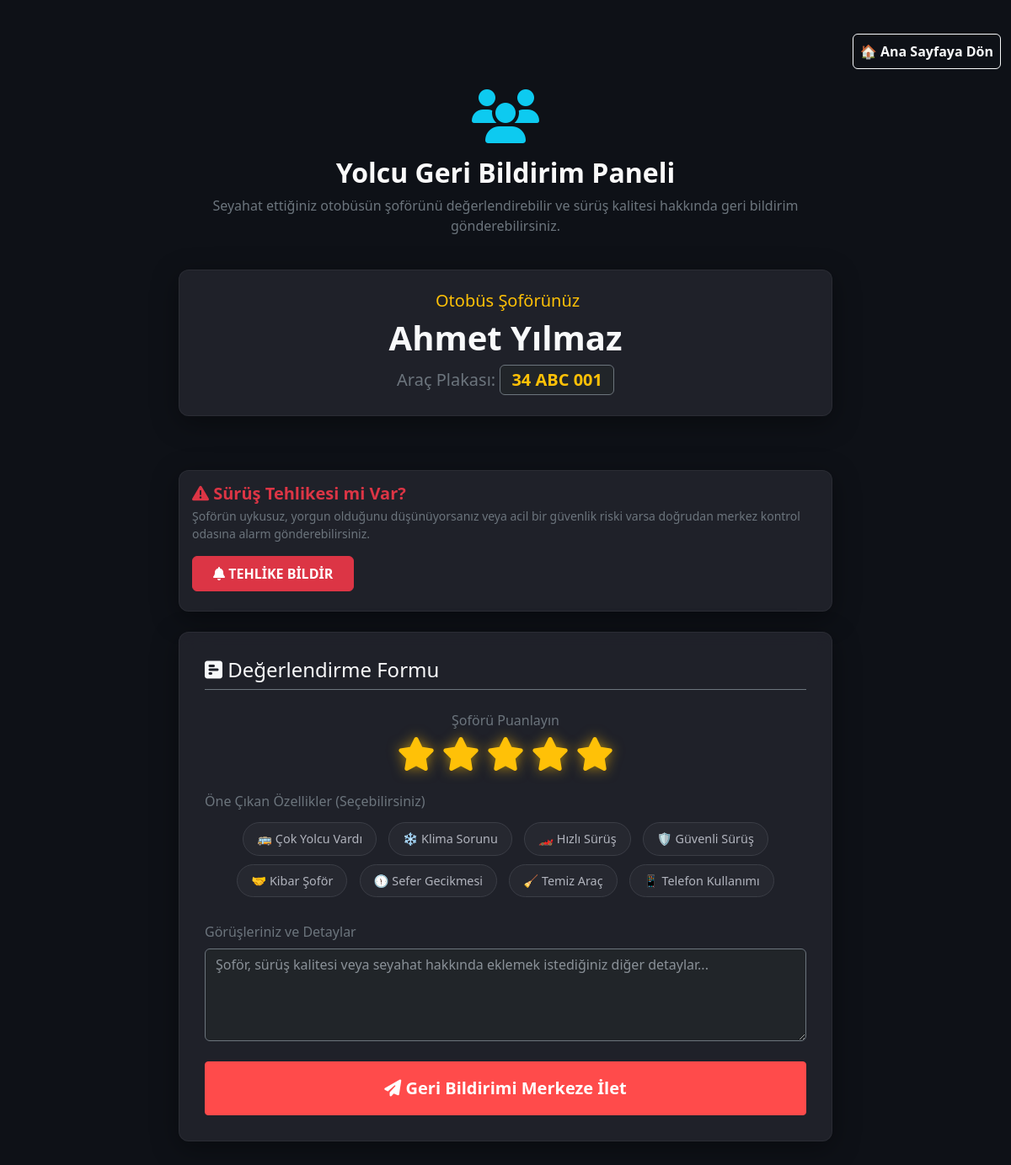
The page /yolcu/1 on the database its author committed.
### app/models.py (models this page shows, shortened)
class Sofor(UserMixin, db.Model):
    __tablename__ = 'soforler'
    id: Mapped[int] = mapped_column(primary_key=True, autoincrement=True)
    ad: Mapped[str] = mapped_column(String(100), nullable=False)
    soyad: Mapped[str] = mapped_column(String(100), nullable=False)
    kullanici_adi: Mapped[str] = mapped_column(String(100), nullable=False, unique=True)
    arac_plaka: Mapped[str] = mapped_column(String(50), nullable=False, unique=True)
    sifre_hash: Mapped[str] = mapped_column(String(255), nullable=False)
    sifre_plain: Mapped[Optional[str]] = mapped_column(String(255))
    alarmlar: Mapped[List["Alarm"]] = relationship(back_populates="sofor")
    ses_loglari: Mapped[List["SesLog"]] = relationship(back_populates="sofor")
    vardiya_kayitlari: Mapped[List["VardiyaSesKaydi"]] = relationship(back_populates="sofor")
    yorumlar: Mapped[List["YolcuYorum"]] = relationship(back_populates="sofor")
    konum: Mapped[Optional["AracKonum"]] = relationship(back_populates="sofor", uselist=False)

### app/main/routes.py (the view, shortened to what this page needs)
@bp.route('/yolcu/<int:sofor_id>', methods=['GET', 'POST'])
def yolcu_panel(sofor_id):
    sofor = db.session.get(Sofor, sofor_id)
    if not sofor:
        return redirect(url_for('auth.login'))
    return render_template('yolcu.html', title='Yolcu Paneli', sofor=sofor)

### app/templates/yolcu.html (shortened to what this page needs)
{% extends "base.html" %}
{% block content %}
<div class="row mb-4 mt-3">
    <div class="col-12 text-end">
        <a href="{{ url_for('auth.login') }}" class="btn btn-outline-light p-2 fw-bold">
            🏠 Ana Sayfaya Dön
        </a>
    </div>
</div>
<div class="row justify-content-center">
    <div class="col-md-8 text-center mb-4">
        <i class="fa-solid fa-users fa-4x text-info mb-3"></i>
        <h2 class="fw-bold">Yolcu Geri Bildirim Paneli</h2>
        <p class="text-secondary">Seyahat ettiğiniz otobüsün şoförünü değerlendirebilir ve sürüş kalitesi hakkında geri bildirim gönderebilirsiniz.</p>
    </div>
</div>
<div class="row justify-content-center">
    <div class="col-md-8 mb-4">
        <div class="streamlit-container mt-0 text-center premium-card py-4">
            <h5 class="text-warning mb-2"> Otobüs Şoförünüz</h5>
            <div class="display-6 fw-bold text-light mb-2">{{ sofor.ad }} {{ sofor.soyad }}</div>
            <p class="text-secondary fs-5 mb-0">Araç Plakası: <span class="badge bg-dark border border-secondary fs-5 text-warning">{{ sofor.arac_plaka }}</span></p>
        </div>
    </div>
</div>
<div class="row justify-content-center">
    <div class="col-md-8 mb-4">
        <div class="emergency-box premium-card">
            <div class="d-flex align-items-center justify-content-between flex-wrap gap-3">
                <div>
                    <h5 class="text-danger fw-bold mb-1"><i class="fa-solid fa-triangle-exclamation"></i> Sürüş Tehlikesi mi Var?</h5>
                    <p class="text-secondary small mb-0">Şoförün uykusuz, yorgun olduğunu düşünüyorsanız veya acil bir güvenlik riski varsa doğrudan merkez kontrol odasına alarm gönderebilirsiniz.</p>
                </div>
                <div>
                    <button id="btnYolcuAcil" class="btn btn-danger fw-bold px-4 py-2"><i class="fa-solid fa-bell"></i> TEHLİKE BİLDİR</button>
                </div>
            </div>
        </div>
    </div>
</div>
<div class="row justify-content-center">
    <div class="col-md-8 mb-5">
        <div class="streamlit-container mt-0 premium-card">
            <h4 class="text-light mb-4 border-bottom border-secondary pb-2"><i class="fa-solid fa-square-poll-horizontal"></i> Değerlendirme Formu</h4>
            <form id="feedbackForm" action="" method="post">
                <div class="mb-4 text-center">
                    <label class="form-label d-block text-secondary mb-2">Şoförü Puanlayın</label>
                    <div class="d-flex justify-content-center gap-2">
                        <i class="fa-solid fa-star star-rating active" data-value="1"></i>
                        <i class="fa-solid fa-star star-rating active" data-value="2"></i>
                        <i class="fa-solid fa-star star-rating active" data-value="3"></i>
                        <i class="fa-solid fa-star star-rating active" data-value="4"></i>
                        <i class="fa-solid fa-star star-rating active" data-value="5"></i>
                    </div>
                </div>
                <div class="mb-4">
                    <label class="form-label d-block text-secondary mb-2">Öne Çıkan Özellikler (Seçebilirsiniz)</label>
                    <div class="text-center">
                        <span class="tag-btn" data-tag="Çok Yolcu Vardı">🚌 Çok Yolcu Vardı</span>
                        <span class="tag-btn" data-tag="Klima Sorunu">❄️ Klima Sorunu</span>
                        <span class="tag-btn" data-tag="Hızlı / Tehlikeli Sürüş">🏎️ Hızlı Sürüş</span>
                        <span class="tag-btn" data-tag="Güvenli Sürüş">🛡️ Güvenli Sürüş</span>
                        <span class="tag-btn" data-tag="Kibar Şoför">🤝 Kibar Şoför</span>
                        <span class="tag-btn" data-tag="Sefer Gecikmesi">🕦 Sefer Gecikmesi</span>
                        <span class="tag-btn" data-tag="Temiz Araç">🧹 Temiz Araç</span>
                        <span class="tag-btn" data-tag="Telefon Kullanımı">📱 Telefon Kullanımı</span>
                    </div>
                </div>
                <div class="mb-4">
                    <label for="serbest_yorum" class="form-label text-secondary">Görüşleriniz ve Detaylar</label>
                    <textarea class="form-control bg-dark text-light border-secondary" id="serbest_yorum" name="serbest_yorum" rows="4" placeholder="Şoför, sürüş kalitesi veya seyahat hakkında eklemek istediğiniz diğer detaylar..."></textarea>
                </div>
                <div class="stButton mt-4">
                    <button type="submit" class="btn btn-lg py-3"><i class="fa-solid fa-paper-plane"></i> Geri Bildirimi Merkeze İlet</button>
                </div>
            </form>
        </div>
    </div>
</div>
{% endblock %}

### app/templates/base.html (style rules this page uses)
body { background-color: #0e1117; color: #fafafa; font-family: 'Segoe UI', Tahoma, Geneva, Verdana, sans-serif; }
.streamlit-container { max-width: 900px; margin: 40px auto; padding: 30px; background-color: #262730; border-radius: 10px; box-shadow: 0 4px 6px rgba(0,0,0,0.3); }
.stButton>button { width: 100%; border-radius: 4px; border: 1px solid #ff4b4b; background-color: #ff4b4b; color: white; font-weight: bold; padding: 0.5rem 1rem; transition: all 0.3s; }

### app/templates/yolcu.html (style rules this page uses)
.star-rating { font-size: 2.5rem; color: #3b3e46; cursor: pointer; transition: color 0.2s, transform 0.2s; }
.star-rating.active { color: #ffc107; text-shadow: 0 0 15px rgba(255, 193, 7, 0.6); }
.tag-btn { border: 1px solid #3b3e46; background: rgba(255, 255, 255, 0.03); color: #b2b5be; padding: 8px 16px; border-radius: 20px; cursor: pointer; transition: all 0.3s; margin: 5px; display: inline-block; font-size: 0.9rem; }
.emergency-box { background: rgba(220, 53, 69, 0.1); border: 1px solid rgba(220, 53, 69, 0.3); border-radius: 8px; padding: 15px; }
.premium-card { background: rgba(38, 39, 48, 0.75); backdrop-filter: blur(10px); border: 1px solid rgba(255, 255, 255, 0.05); border-radius: 12px; box-shadow: 0 8px 32px rgba(0, 0, 0, 0.37); }

### rows shown on the page
Sofor: ad "Ahmet", soyad "Yılmaz", arac_plaka "34 ABC 001"
